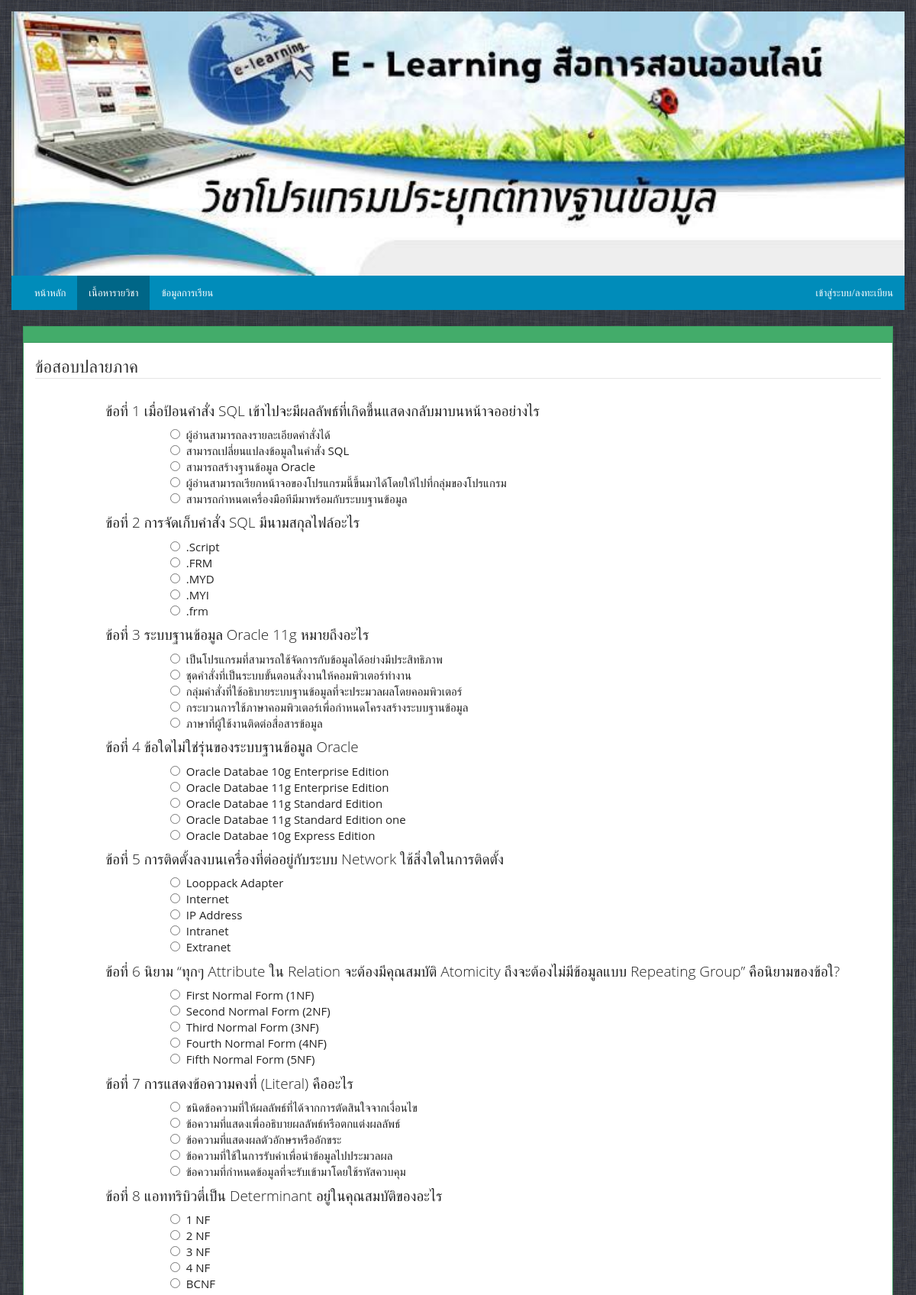
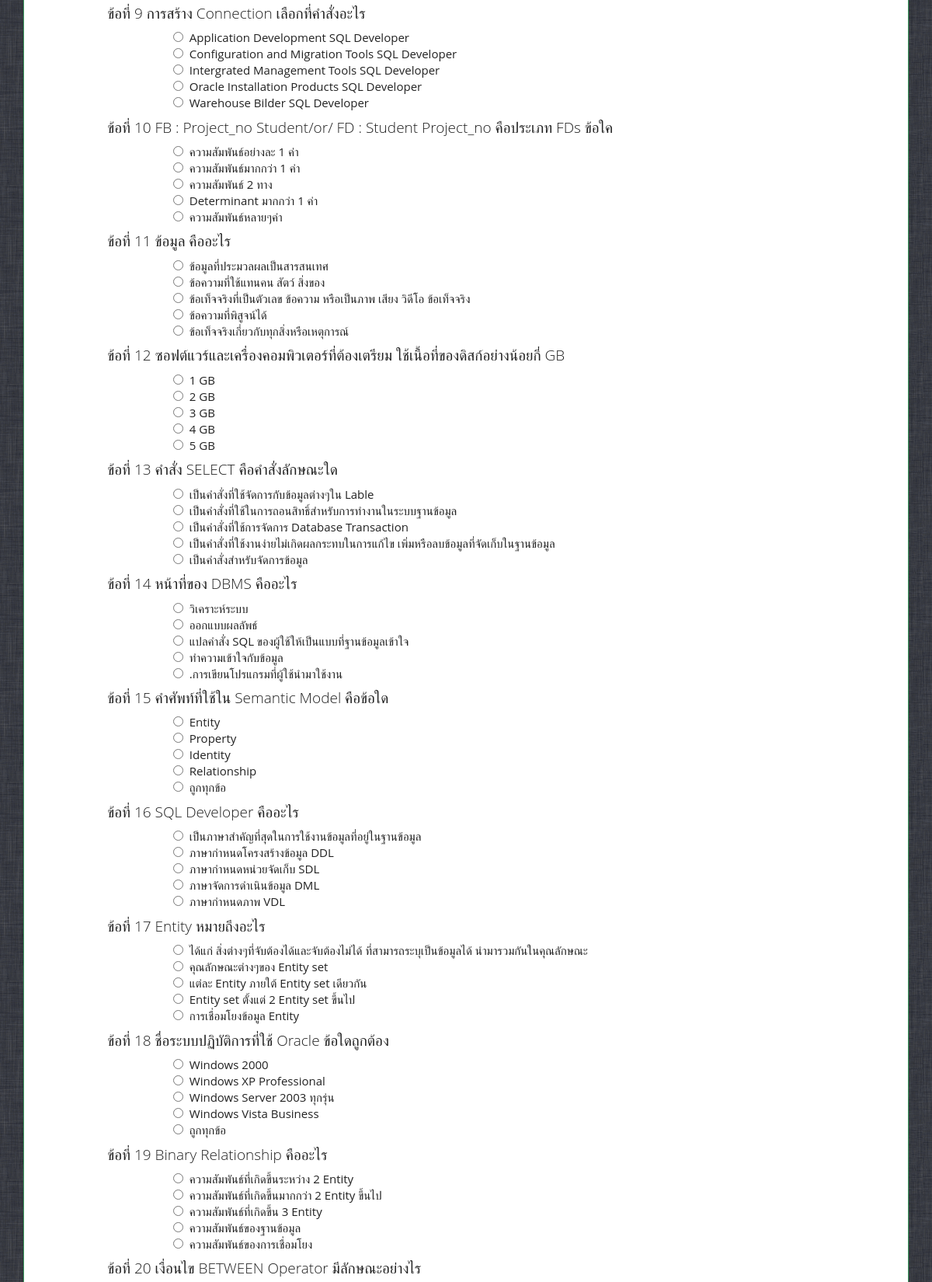
The app's page /index.php/content/exam (upper part) with its own data (2 pictures, top to bottom).
### tables this page shows
CREATE TABLE `exam` (
  `id` int(5) NOT NULL,
  `topic_id` int(5) NOT NULL,
  `question` tinytext NOT NULL,
  `choice1` varchar(100) NOT NULL,
  `choice2` varchar(100) NOT NULL,
  `choice3` varchar(100) NOT NULL,
  `choice4` varchar(100) NOT NULL,
  `choice5` varchar(100) NOT NULL,
  `answer` int(1) NOT NULL
);

### application/controllers/Content.php (called while the page is built, shortened)
<?php
class Content extends Public_Controller {
	function __construct()
	{
		$this->load->model('user_model','user');
	}
	function exam()
	{
		$data['exam'] = $this->db->order_by('RAND()')->limit('60')->get('exam')->result_array();
		$this->load->view('final',$data);
	}
}

### index.php (called while the page is built, shortened)
<?php
require_once BASEPATH.'core/CodeIgniter.php';

### application/views/final.php (the view, shortened to what this page needs)
<div class="container">
	<div class="row">
		<div class="col-sm-12">
			<div class="panel panel-success">
				<div class="panel-heading"></div>
				<div class="panel-body">
          <?php echo form_open(uri_string()); ?>
					<?php	echo form_fieldset('ข้อสอบปลายภาค'); ?>
          <?php foreach($exam as $_e=>$e) { $_e = ++$_e; $a = '1';?>
            <div class="col-sm-offset-1">
              <h4><?php echo 'ข้อที่ '.$_e.' '.$e['question']; ?></h4> <div class="col-sm-offset-1">
                <?php echo ($e['choice1'] !== ' ') ? form_radio(array('name'=>'question'.$_e,'required'=>TRUE),$a++).nbs().$e['choice1'].br() : ''; ?>
                <?php echo ($e['choice2'] !== ' ') ? form_radio(array('name'=>'question'.$_e,'required'=>TRUE),$a++).nbs().$e['choice2'].br() : ''; ?>
                <?php echo ($e['choice3'] !== ' ') ? form_radio(array('name'=>'question'.$_e,'required'=>TRUE),$a++).nbs().$e['choice3'].br() : ''; ?>
                <?php echo ($e['choice4'] !== ' ') ? form_radio(array('name'=>'question'.$_e,'required'=>TRUE),$a++).nbs().$e['choice4'].br() : ''; ?>
                <?php echo ($e['choice5'] !== ' ') ? form_radio(array('name'=>'question'.$_e,'required'=>TRUE),$a++).nbs().$e['choice5'].br() : ''; ?>
              </div> <p class="help-block text-right"></p> </div>
          <?php } ?>
          <?php	echo form_fieldset_close().hr(); ?>
          <?php echo form_close(); ?>
				</div>
			</div>
	</div>
</div>

### assets/css/style.css (style rules this page uses)
html { position: relative; min-height: 100%; padding: 0px; }
body { margin-top: 1em; background-image: url('../images/front.png'); background-repeat: repeat; }

### records on screen
exam: question "เมื่อป้อนคำสั่ง SQL เข้าไปจะมีผลลัพธ์ที่เกิดขึ้นแสดงกลับมาบนหน้าจออย่างไร", choice1 "ผู้อ่านสามารถลงรายละเอียดคำสั่งได้", choice2 "สามารถเปลี่ยนแปลงข้อมูลในคำสั่ง SQL", choice3 "สามารถสร้างฐานข้อมูล Oracle", choice4 "ผู้อ่านสามารถเรียกหน้าจอของโปรแกรมนี้ขึ้นมาได้โดยให้ไปที่กลุ่มของโปรแกรม", choice5 "สามารถกำหนดเครื่องมือทีมีมาพร้อมกับระบบฐานข้อมูล"
exam: question "การจัดเก็บคำสั่ง SQL มีนามสกุลไฟล์อะไร", choice1 ".Script", choice2 ".FRM", choice3 ".MYD", choice4 ".MYI", choice5 ".frm"
exam: question "ระบบฐานข้อมูล Oracle 11g หมายถึงอะไร", choice1 "เป็นโปรแกรมที่สามารถใช้จัดการกับข้อมูลได้อย่างมีประสิทธิภาพ", choice2 "ชุดคำสั่งที่เป็นระบบขั้นตอนสั่งงานให้คอมพิวเตอร์ทำงาน", choice3 "กลุ่มคำสั่งที่ใช้อธิบายระบบฐานข้อมูลที่จะประมวลผลโดยคอมพิวเตอร์", choice4 "กระบวนการใช้ภาษาคอมพิวเตอร์เพื่อกำหนดโครงสร้างระบบฐานข้อมูล", choice5 "ภาษาที่ผู้ใช้งานติดต่อสื่อสารข้อมูล"
exam: question "ข้อใดไม่ใช่รุ่นของระบบฐานข้อมูล Oracle", choice1 "Oracle Databae 10g Enterprise Edition", choice2 "Oracle Databae 11g Enterprise Edition", choice3 "Oracle Databae 11g Standard Edition", choice4 "Oracle Databae 11g Standard Edition one", choice5 "Oracle Databae 10g Express Edition"
exam: question "การติดตั้งลงบนเครื่องที่ต่ออยู่กับระบบ Network ใช้สิ่งใดในการติดตั้ง", choice1 "Looppack Adapter", choice2 "Internet", choice3 "IP Address", choice4 "Intranet", choice5 "Extranet"
exam: question "นิยาม “ทุกๆ Attribute ใน Relation จะต้องมีคุณสมบัติ Atomicity ถึงจะต้องไม่มีข้อมูลแบบ Repeating Group” คือนิยามของข้อใ?", choice1 "First Normal Form (1NF)", choice2 "Second Normal Form (2NF)", choice3 "Third Normal Form (3NF)", choice4 "Fourth Normal Form (4NF)", choice5 "Fifth Normal Form (5NF)"
exam: question "การแสดงข้อความคงที่ (Literal) คืออะไร", choice1 "ชนิดข้อความที่ให้ผลลัพธ์ที่ได้จากการตัดสินใจจากเงื่อนไข", choice2 "ข้อความที่แสดงเพื่ออธิบายผลลัพธ์หรือตกแต่งผลลัพธ์", choice3 "ข้อความที่แสดงผลตัวอักษรหรืออักขระ", choice4 "ข้อความที่ใช้ในการรับค่าเพื่อนำข้อมูลไปประมวลผล", choice5 "ข้อความที่กำหนดข้อมูลที่จะรับเข้ามาโดยใช้รหัสควบคุม"
exam: question "แอททริบิวตี่เป็น Determinant อยู่ในคุณสมบัติของอะไร", choice1 "1 NF", choice2 "2 NF", choice3 "3 NF", choice4 "4 NF", choice5 "BCNF"
exam: question "การสร้าง Connection เลือกที่คำสั่งอะไร", choice1 "Application Development SQL Developer", choice2 "Configuration and Migration Tools SQL Developer", choice3 "Intergrated Management Tools SQL Developer", choice4 "Oracle Installation Products SQL Developer", choice5 "Warehouse Bilder SQL Developer"
exam: question "FB : Project_no Student/or/ FD : Student Project_no คือประเภท FDs ข้อใค", choice1 "ความสัมพันธ์อย่างละ 1 ค่า", choice2 "ความสัมพันธ์มากกว่า 1 ค่า", choice3 "ความสัมพันธ์ 2 ทาง", choice4 "Determinant มากกว่า 1 ค่า", choice5 "ความสัมพันธ์หลายๆค่า"
exam: question "ข้อมูล คืออะไร", choice1 "ข้อมูลที่ประมวลผลเป็นสารสนเทศ", choice2 "ข้อความที่ใช้แทนคน สัตว์ สิ่งของ", choice3 "ข้อเท็จจริงที่เป็นตัวเลข ข้อความ หรือเป็นภาพ เสียง วิดีโอ ข้อเท็จจริง", choice4 "ข้อความที่พิสูจน์ได้", choice5 "ข้อเท็จจริงเกี่ยวกับทุกสิ่งหรือเหตุการณ์"
exam: question "ซอฟต์แวร์และเครื่องคอมพิวเตอร์ที่ต้องเตรียม ใช้เนื้อที่ของดิสก์อย่างน้อยกี่ GB", choice1 "1 GB", choice2 "2 GB", choice3 "3 GB", choice4 "4 GB", choice5 "5 GB"
exam: question "คำสั่ง SELECT คือคำสั่งลักษณะใด", choice1 "เป็นคำสั่งที่ใช้จัดการกับข้อมูลต่างๆใน Lable", choice2 "เป็นคำสั่งที่ใช้ในการถอนสิทธิ์สำหรับการทำงานในระบบฐานข้อมูล", choice3 "เป็นคำสั่งที่ใช้การจัดการ Database Transaction", choice4 "เป็นคำสั่งที่ใช้งานง่ายไม่เกิดผลกระทบในการแก้ไข เพิ่มหรือลบข้อมูลที่จัดเก็บในฐานข้อมูล", choice5 "เป็นคำสั่งสำหรับจัดการข้อมูล"
exam: question "หน้าที่ของ DBMS คืออะไร", choice1 "วิเคราะห์ระบบ", choice2 "ออกแบบผลลัพธ์", choice3 "แปลคำสั่ง SQL ของผู้ใช้ให้เป็นแบบที่ฐานข้อมูลเข้าใจ", choice4 "ทำความเข้าใจกับข้อมูล", choice5 ".การเขียนโปรแกรมที่ผู้ใช้นำมาใช้งาน"
exam: question "คำศัพท์ที่ใช้ใน Semantic Model คือข้อใด", choice1 "Entity", choice2 "Property", choice3 "Identity", choice4 "Relationship", choice5 "ถูกทุกข้อ"
exam: question "SQL Developer คืออะไร", choice1 "เป็นภาษาสำคัญที่สุดในการใช้งานข้อมูลที่อยู่ในฐานข้อมูล", choice2 "ภาษากำหนดโครงสร้างข้อมูล DDL", choice3 "ภาษากำหนดหน่วยจัดเก็บ SDL", choice4 "ภาษาจัดการดำเนินข้อมูล DML", choice5 "ภาษากำหนดภาพ VDL"
exam: question "Entity หมายถึงอะไร", choice1 "ได้แก่ สิ่งต่างๆที่จับต้องได้และจับต้องไม่ได้ ที่สามารถระบุเป็นข้อมูลได้ นำมารวมกันในคุณลักษณะ", choice2 "คุณลักษณะต่างๆของ Entity set", choice3 "แต่ละ Entity ภายใต้ Entity set เดียวกัน", choice4 "Entity set ตั้งแต่ 2 Entity set ขึ้นไป", choice5 "การเชื่อมโยงข้อมูล Entity"
exam: question "ชื่อระบบปฏิบัติการที่ใช้ Oracle ข้อใดถูกต้อง", choice1 "Windows 2000", choice2 "Windows XP Professional", choice3 "Windows Server 2003 ทุกรุ่น", choice4 "Windows Vista Business", choice5 "ถูกทุกข้อ"
exam: question "Binary Relationship คืออะไร", choice1 "ความสัมพันธ์ที่เกิดขึ้นระหว่าง 2 Entity", choice2 "ความสัมพันธ์ที่เกิดขึ้นมากกว่า 2 Entity ขึ้นไป", choice3 "ความสัมพันธ์ที่เกิดขึ้น 3 Entity", choice4 "ความสัมพันธ์ของฐานข้อมูล", choice5 "ความสัมพันธ์ของการเชื่อมโยง"
exam: question "เงื่อนไข BETWEEN Operator มีลักษณะอย่างไร"

### other values on screen
form_fieldset('ข้อสอบปลายภาค') "ข้อสอบปลายภาค"
